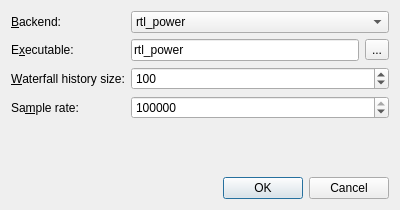
<?xml version="1.0" encoding="UTF-8"?>
<ui version="4.0">
 <class>QSpectrumAnalyzerSettings</class>
 <widget class="QDialog" name="QSpectrumAnalyzerSettings">
  <property name="geometry">
   <rect>
    <x>0</x>
    <y>0</y>
    <width>400</width>
    <height>210</height>
   </rect>
  </property>
  <property name="windowTitle">
   <string>Settings - QSpectrumAnalyzer</string>
  </property>
  <layout class="QVBoxLayout" name="verticalLayout">
   <item>
    <layout class="QFormLayout" name="formLayout">
     <item row="0" column="0">
      <widget class="QLabel" name="label_3">
       <property name="text">
        <string>&amp;Backend:</string>
       </property>
       <property name="buddy">
        <cstring>backendComboBox</cstring>
       </property>
      </widget>
     </item>
     <item row="0" column="1">
      <widget class="QComboBox" name="backendComboBox">
       <item>
        <property name="text">
         <string>rtl_power</string>
        </property>
       </item>
       <item>
        <property name="text">
         <string>rtl_power_fftw</string>
        </property>
       </item>
      </widget>
     </item>
     <item row="1" column="0">
      <widget class="QLabel" name="label">
       <property name="text">
        <string>E&amp;xecutable:</string>
       </property>
       <property name="buddy">
        <cstring>executableEdit</cstring>
       </property>
      </widget>
     </item>
     <item row="1" column="1">
      <layout class="QHBoxLayout" name="horizontalLayout">
       <item>
        <widget class="QLineEdit" name="executableEdit">
         <property name="text">
          <string>rtl_power</string>
         </property>
        </widget>
       </item>
       <item>
        <widget class="QToolButton" name="executableButton">
         <property name="text">
          <string>...</string>
         </property>
        </widget>
       </item>
      </layout>
     </item>
     <item row="2" column="0">
      <widget class="QLabel" name="label_2">
       <property name="text">
        <string>&amp;Waterfall history size:</string>
       </property>
       <property name="buddy">
        <cstring>waterfallHistorySizeSpinBox</cstring>
       </property>
      </widget>
     </item>
     <item row="2" column="1">
      <widget class="QSpinBox" name="waterfallHistorySizeSpinBox">
       <property name="minimum">
        <number>1</number>
       </property>
       <property name="maximum">
        <number>10000000</number>
       </property>
       <property name="value">
        <number>100</number>
       </property>
      </widget>
     </item>
     <item row="3" column="0">
      <widget class="QLabel" name="label_4">
       <property name="text">
        <string>Sa&amp;mple rate:</string>
       </property>
       <property name="buddy">
        <cstring>sampleRateSpinBox</cstring>
       </property>
      </widget>
     </item>
     <item row="3" column="1">
      <widget class="QSpinBox" name="sampleRateSpinBox">
       <property name="minimum">
        <number>0</number>
       </property>
       <property name="maximum">
        <number>25000000</number>
       </property>
       <property name="singleStep">
        <number>10000</number>
       </property>
       <property name="value">
        <number>2560000</number>
       </property>
      </widget>
     </item>
    </layout>
   </item>
   <item>
    <spacer name="verticalSpacer">
     <property name="orientation">
      <enum>Qt::Vertical</enum>
     </property>
     <property name="sizeHint" stdset="0">
      <size>
       <width>20</width>
       <height>21</height>
      </size>
     </property>
    </spacer>
   </item>
   <item>
    <widget class="QDialogButtonBox" name="buttonBox">
     <property name="orientation">
      <enum>Qt::Horizontal</enum>
     </property>
     <property name="standardButtons">
      <set>QDialogButtonBox::Cancel|QDialogButtonBox::Ok</set>
     </property>
    </widget>
   </item>
  </layout>
 </widget>
 <tabstops>
  <tabstop>backendComboBox</tabstop>
  <tabstop>executableEdit</tabstop>
  <tabstop>executableButton</tabstop>
  <tabstop>waterfallHistorySizeSpinBox</tabstop>
  <tabstop>sampleRateSpinBox</tabstop>
 </tabstops>
 <resources/>
 <connections>
  <connection>
   <sender>buttonBox</sender>
   <signal>accepted()</signal>
   <receiver>QSpectrumAnalyzerSettings</receiver>
   <slot>accept()</slot>
   <hints>
    <hint type="sourcelabel">
     <x>230</x>
     <y>203</y>
    </hint>
    <hint type="destinationlabel">
     <x>157</x>
     <y>149</y>
    </hint>
   </hints>
  </connection>
  <connection>
   <sender>buttonBox</sender>
   <signal>rejected()</signal>
   <receiver>QSpectrumAnalyzerSettings</receiver>
   <slot>reject()</slot>
   <hints>
    <hint type="sourcelabel">
     <x>298</x>
     <y>203</y>
    </hint>
    <hint type="destinationlabel">
     <x>286</x>
     <y>149</y>
    </hint>
   </hints>
  </connection>
 </connections>
</ui>
